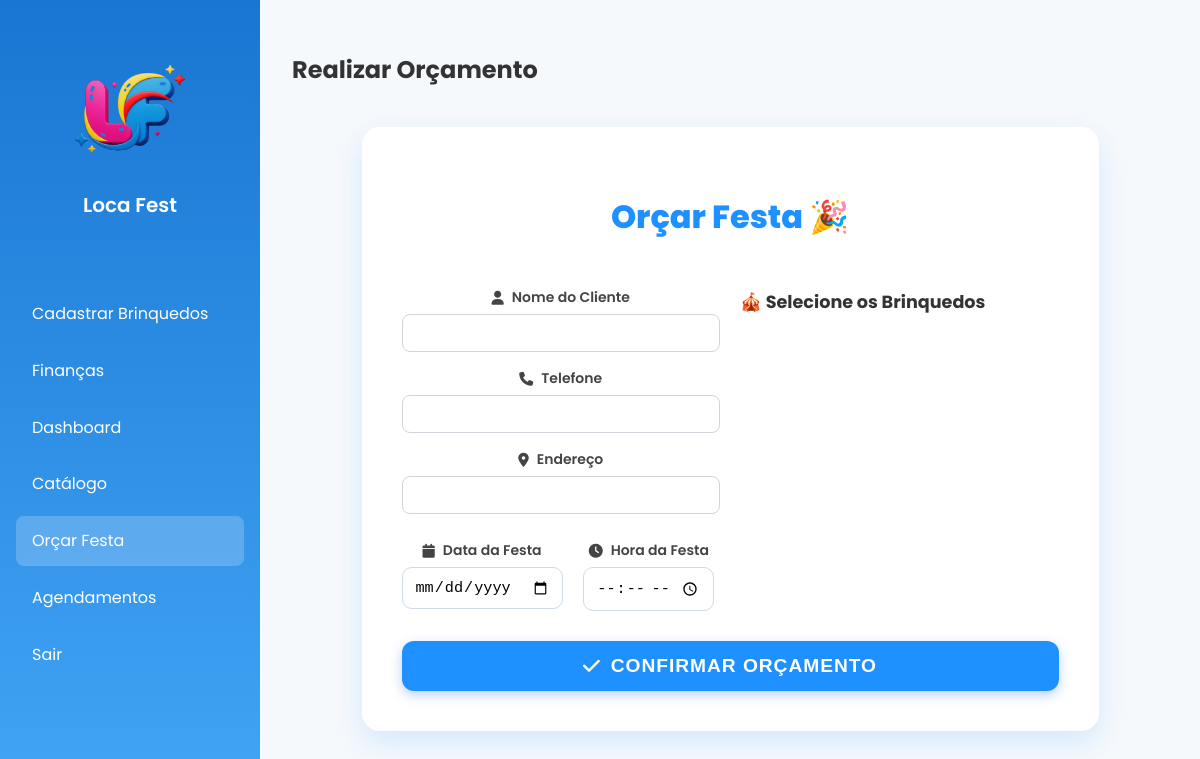
Page /orcamentos (signed in) on the earlier database version.
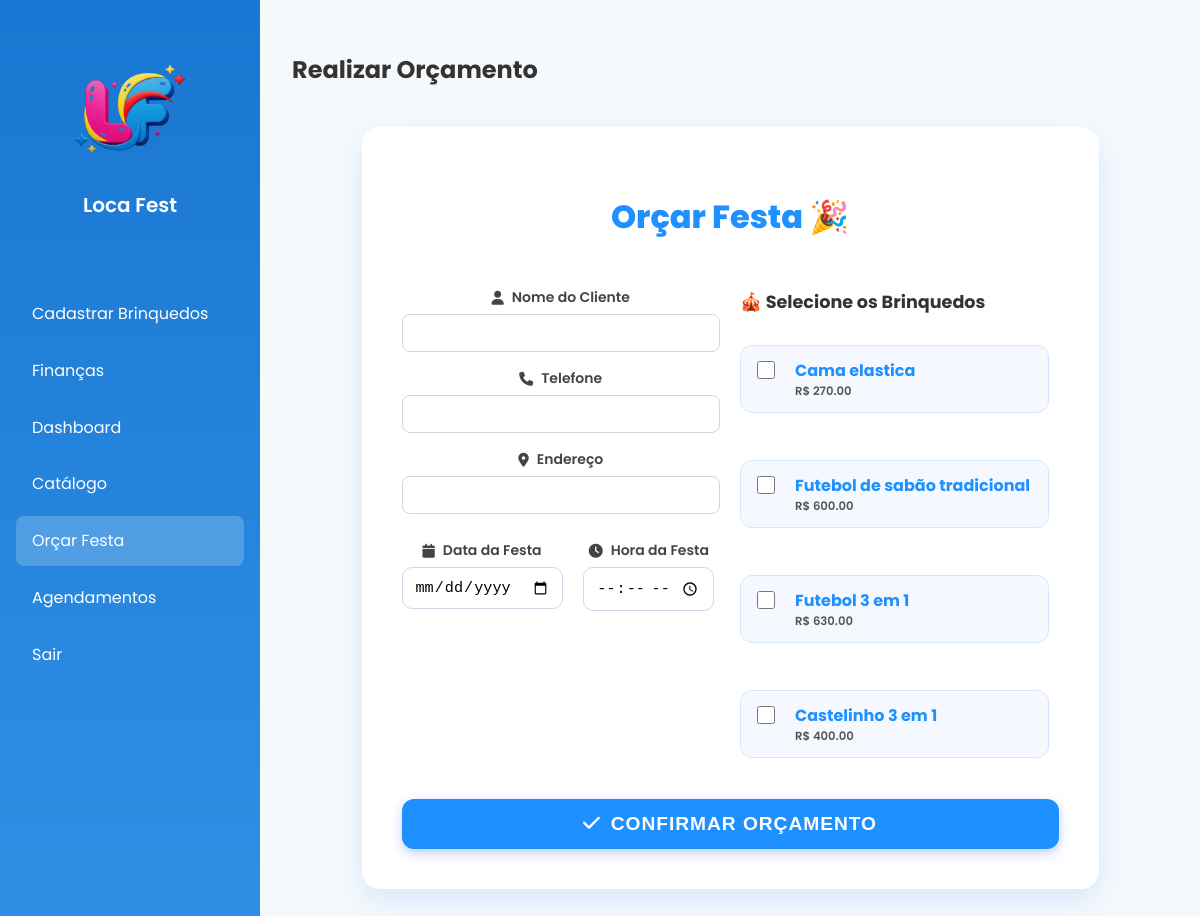
Same page on the later database version.
### storage.py (models this page shows)
class Brinquedo(db.Model):
    id = db.Column(db.Integer, primary_key=True)
    nome = db.Column(db.String(100), nullable=False)
    tamanho = db.Column(db.String(50))
    preco = db.Column(db.Float, nullable=False)
    faixa_etaria = db.Column(db.String(50))
    caminho_imagem = db.Column(db.String(200))

### routes.py (the view, shortened to what this page needs)
@app.route('/orcamentos', methods=['GET', 'POST'])
@login_required
@role_required('admin', 'empresa', 'user')
def orcamentos():
    brinquedos = Brinquedo.query.all()
    monitores = Monitor.query.filter_by(disponibilidade=True).all()
    page_content = render_template('orcamentos.html', brinquedos=brinquedos, monitores=monitores)
    return render_template(
        'home.html',
        active_page='orcamentos',
        page_title='Realizar Orçamento',
        page_content=page_content
    )

### routes.py (called while the page is built)
def login_required(f):
    @wraps(f)
    def decorated(*args, **kwargs):
        if "user_id" not in session:
            return redirect("/login")
        return f(*args, **kwargs)
    return decorated

def role_required(*roles):
    def decorator(f):
        @wraps(f)
        def wrapper(*args, **kwargs):
            if "user_role" not in session or session["user_role"] not in roles:
                flash("Você não tem permissão para acessar esta área.", "error")
                return redirect("/")
            return f(*args, **kwargs)
        return wrapper
    return decorator

### templates/orcamentos.html
<div class="orcamento-card">
    <h2 class="orcamento-title">Orçar Festa 🎉</h2>
    <form method="POST" class="orcamento-form">
        <div class="orcamento-left">
            <label>
                <span><i class="fas fa-user"></i> Nome do Cliente</span>
                <input type="text" name="nome_cliente" required>
            </label>
            <label>
                <span><i class="fas fa-phone"></i> Telefone</span>
                <input type="text" name="telefone">
            </label>
            <label>
                <span><i class="fas fa-map-marker-alt"></i> Endereço</span>
                <input type="text" name="endereco">
            </label>
            <div class="orcamento-grid-2">
                <label>
                    <span><i class="fas fa-calendar"></i> Data da Festa</span>
                    <input type="date" name="data_festa" required>
                </label>
                <label>
                    <span><i class="fas fa-clock"></i> Hora da Festa</span>
                    <input type="time" name="hora_festa" required>
                </label>
            </div>
        </div>
        <div class="orcamento-right">
            <p class="label-sub">🎪 Selecione os Brinquedos</p>
            <div class="checkbox-brinquedos">
                {% for brinquedo in brinquedos %}
                <label class="checkbox-item-pro">
                    <input type="checkbox" name="brinquedos" value="{{ brinquedo.id }}">
                    <div class="check-info">
                        <strong>{{ brinquedo.nome }}</strong>
                        <small>R$ {{ "%.2f"|format(brinquedo.preco) }}</small>
                    </div>
                </label>
                {% endfor %}
            </div>
        </div>
        <button type="submit" class="btn orcamento-btn">
            <i class="fas fa-check"></i> Confirmar Orçamento
        </button>
    </form>
</div>
<link rel="stylesheet" href="https://cdnjs.cloudflare.com/ajax/libs/font-awesome/6.5.0/css/all.min.css">

Differences in the rows shown:
added Brinquedo: nome "Cama elastica", preco "270.00"
added Brinquedo: nome "Futebol de sabão tradicional", preco "600.00"
added Brinquedo: nome "Futebol 3 em 1", preco "630.00"
added Brinquedo: nome "Castelinho 3 em 1", preco "400.00"
